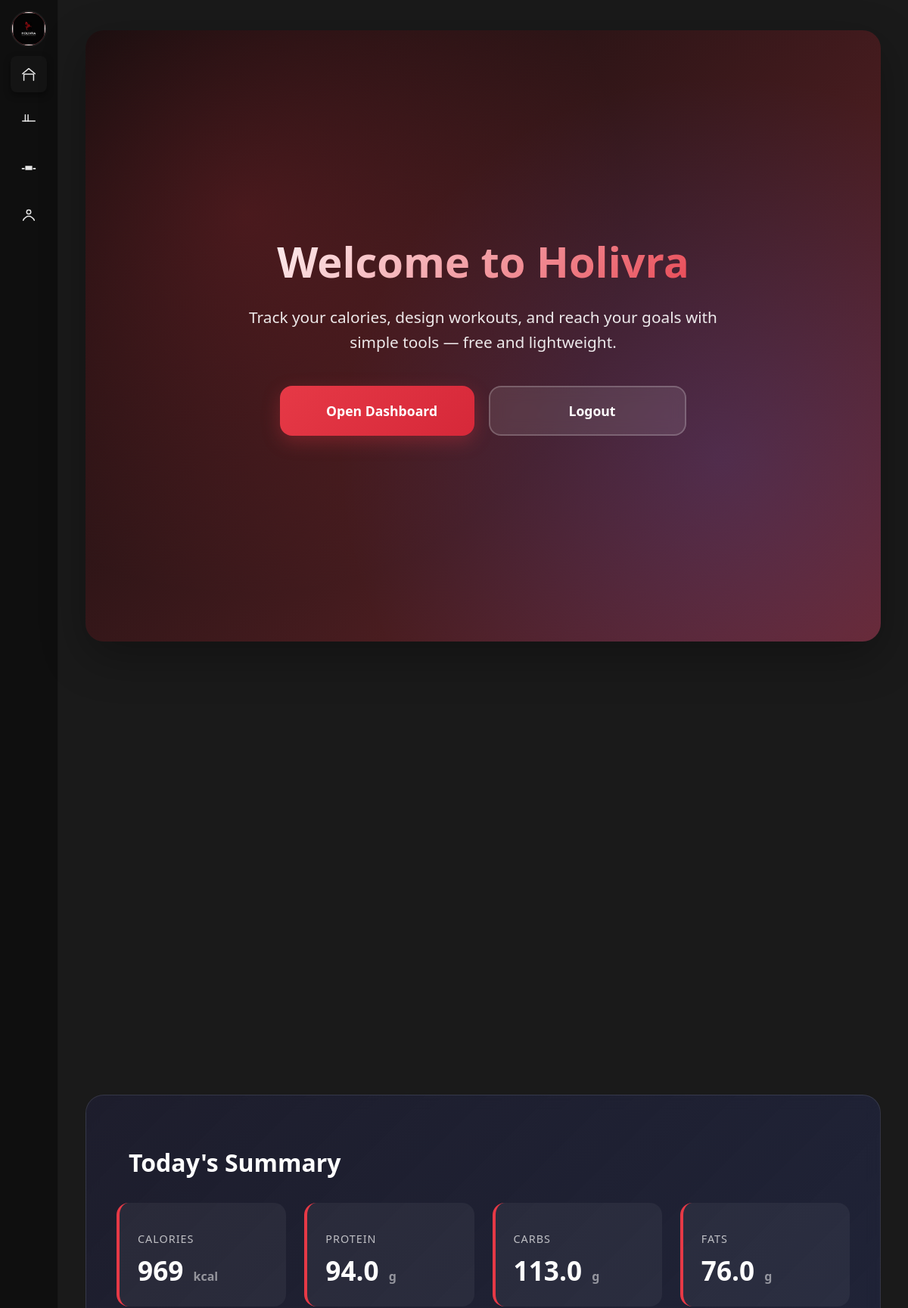
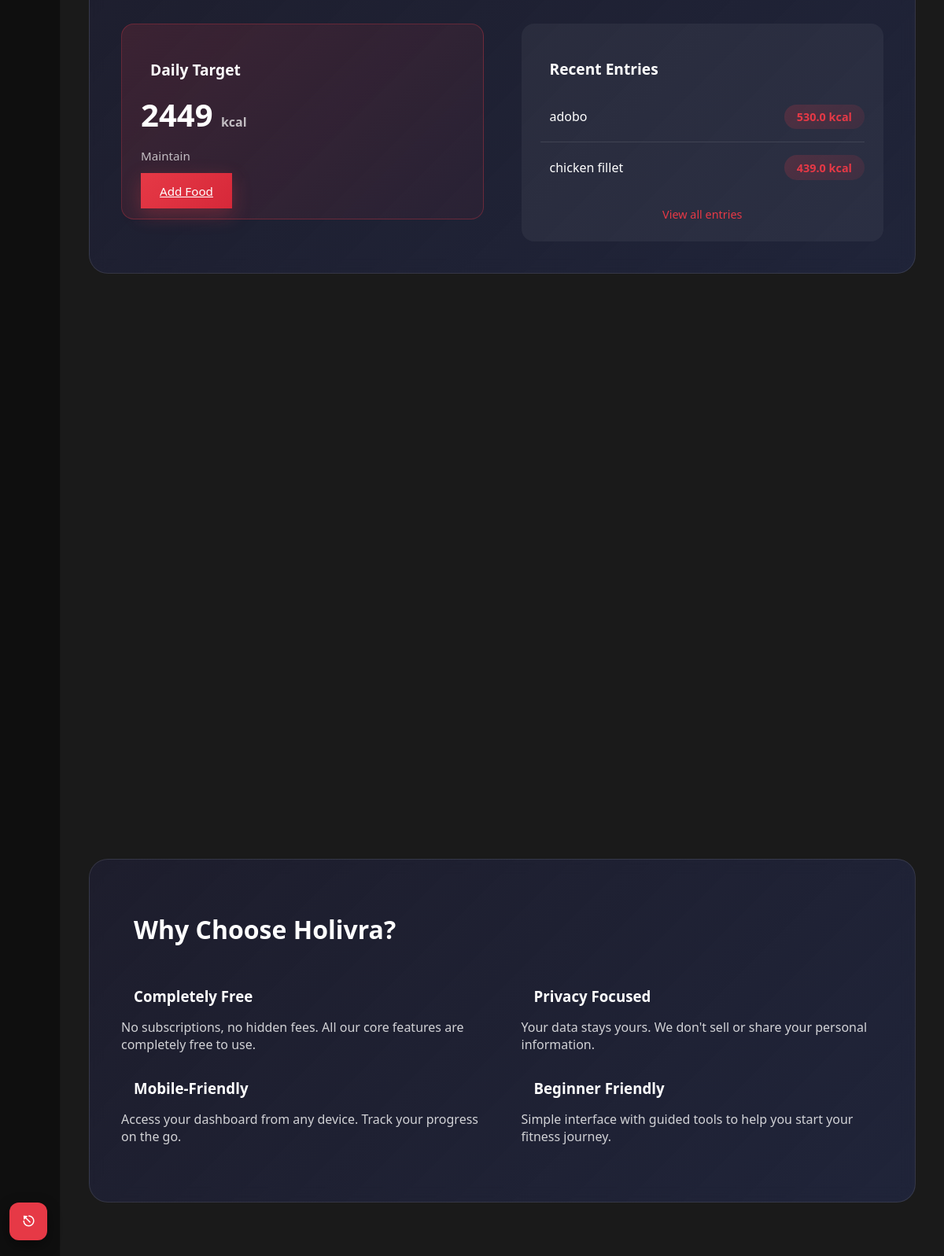
The app's page / (signed in) with its own data (2 pictures, top to bottom).
### tracker/models.py (models this page shows, shortened)
class FoodEntry(models.Model):
    user = models.ForeignKey(User, on_delete=models.CASCADE)
    food_name = models.CharField(max_length=200)
    calories = models.FloatField()
    protein = models.FloatField()
    carbs = models.FloatField()
    fats = models.FloatField()
    date_added = models.DateField(auto_now_add=True)

### tracker/views.py (the view)
# urls.py: path('', views.landing, name='landing'),
def landing(request):
    context = {}
    if request.user.is_authenticated:
        today = date.today()
        entries = FoodEntry.objects.filter(user=request.user, date_added=today)
        totals = entries.aggregate(
            total_calories=Sum('calories'),
            total_protein=Sum('protein'),
            total_carbs=Sum('carbs'),
            total_fats=Sum('fats')
        )
        profile = None
        try:
            profile = UserProfile.objects.get(user=request.user)
        except UserProfile.DoesNotExist:
            profile = None
        tdee = None
        tdee_desc = ''
        if profile:
            try:
                w = profile.weight
                h = profile.height
                a = profile.age
                s = profile.sex
                act = profile.activity_level or 1.55
                bmr = 10 * w + 6.25 * h - 5 * a + (5 if s == 'male' else -161)
                tdee_maintain = round(bmr * act)
                tdee = tdee_maintain
                if profile.goal_rate:
                    tdee = round(tdee_maintain * (1 + profile.goal_rate))
                    tdee_desc = f"{profile.goal.title()} ({int(profile.goal_rate*100)}%)"
                else:
                    tdee_desc = 'Maintain'
            except Exception:
                tdee = None
        context.update({
            'entries': entries,
            'totals': totals,
            'profile': profile,
            'tdee_target': tdee,
            'tdee_desc': tdee_desc,
        })
    return render(request, 'tracker/landing.html', context)

### tracker/templates/tracker/landing.html (shortened to what this page needs)
{% extends 'tracker/base.html' %}
{% block content %}
<section class="hero">
    <div class="hero-content">
        <h1>Welcome to Holivra</h1>
        <p>Track your calories, design workouts, and reach your goals with simple tools — free and lightweight.</p>
        <div class="cta">
            {% if user.is_authenticated %}
                <a class="btn-primary" href="{% url 'dashboard' %}">
                    Open Dashboard
                </a>
                <a class="btn-outline" href="{% url 'logout' %}">
                    Logout
                </a>
            {% endif %}
        </div>
    </div>
</section>
<div class="features-grid">
</div>
{% if user.is_authenticated %}
<section class="today-summary">
    <h2> Today's Summary</h2>
    <div class="summary-stats">
        <div class="stat-item">
            <p>Calories</p>
            <div class="stat-value">
                {{ totals.total_calories|default:0|floatformat:0 }}
                <span class="stat-unit">kcal</span>
            </div>
        </div>
        <div class="stat-item">
            <p>Protein</p>
            <div class="stat-value">
                {{ totals.total_protein|default:0|floatformat:1 }}
                <span class="stat-unit">g</span>
            </div>
        </div>
        <div class="stat-item">
            <p>Carbs</p>
            <div class="stat-value">
                {{ totals.total_carbs|default:0|floatformat:1 }}
                <span class="stat-unit">g</span>
            </div>
        </div>
        <div class="stat-item">
            <p>Fats</p>
            <div class="stat-value">
                {{ totals.total_fats|default:0|floatformat:1 }}
                <span class="stat-unit">g</span>
            </div>
        </div>
    </div>
    <div class="summary-content">
        <div class="target-section">
            <h3> Daily Target</h3>
            <div class="target-value">
                {{ tdee_target|default:'--' }}
                <span style="font-size: 1rem; color: rgba(255,255,255,0.7);">kcal</span>
            </div>
            <p class="target-desc">{{ tdee_desc }}</p>
            <div style="margin-top: 1.5rem;">
                <a href="{% url 'dashboard' %}" class="btn-primary" style="padding: 0.8rem 1.5rem; font-size: 0.95rem;">
                     Add Food
                </a>
            </div>
        </div>
        <div class="recent-entries">
            <h3> Recent Entries</h3>
            <ul class="entry-list">
                {% for e in entries|slice:"0:5" %}
                    <li class="entry-item">
                        <div class="entry-name">
                            <span>{{ e.food_name|truncatechars:25 }}</span>
                        </div>
                        <span class="entry-calories">{{ e.calories }} kcal</span>
                    </li>
                {% empty %}
                    <li class="entry-item" style="color: rgba(255,255,255,0.7); text-align: center; justify-content: center;">
                        <i class="fas fa-clipboard-list"></i>
                        <span>No entries yet</span>
                    </li>
                {% endfor %}
            </ul>
            {% if entries %}
                <div style="text-align: center; margin-top: 1rem;">
                    <a href="{% url 'dashboard' %}" style="color: var(--primary-red); text-decoration: none; font-size: 0.9rem;">
                        View all entries
                    </a>
                </div>
            {% endif %}
        </div>
    </div>
</section>
<div class="stats-grid">
</div>
{% endif %}
<div class="features-grid" style="margin-top: 4rem;">
</div>
<div class="today-summary" style="margin-top: 4rem;">
    <h2> Why Choose Holivra?</h2>
    <div class="summary-content">
        <div>
            <div style="margin-bottom: 2rem;">
                <h3 style="color: white; display: flex; align-items: center; gap: 1rem; margin-bottom: 1rem;">
                    Completely Free
                </h3>
                <p style="color: rgba(255,255,255,0.8);">No subscriptions, no hidden fees. All our core features are completely free to use.</p>
            </div>
            <div style="margin-bottom: 2rem;">
                <h3 style="color: white; display: flex; align-items: center; gap: 1rem; margin-bottom: 1rem;">
                    Mobile-Friendly
                </h3>
                <p style="color: rgba(255,255,255,0.8);">Access your dashboard from any device. Track your progress on the go.</p>
            </div>
        </div>
        <div>
            <div style="margin-bottom: 2rem;">
                <h3 style="color: white; display: flex; align-items: center; gap: 1rem; margin-bottom: 1rem;">
                    Privacy Focused
                </h3>
                <p style="color: rgba(255,255,255,0.8);">Your data stays yours. We don't sell or share your personal information.</p>
            </div>
            <div style="margin-bottom: 2rem;">
                <h3 style="color: white; display: flex; align-items: center; gap: 1rem; margin-bottom: 1rem;">
                    Beginner Friendly
                </h3>
                <p style="color: rgba(255,255,255,0.8);">Simple interface with guided tools to help you start your fitness journey.</p>
            </div>
        </div>
    </div>
</div>
{% endblock %}

### tracker/templates/tracker/base.html (style rules this page uses)
:root { --primary-red: #e63946; --dark-black: #1a1a1a; --light-gray: #f4f4f4; --white: #ffffff; }
body { font-family: 'Segoe UI', Tahoma, Geneva, Verdana, sans-serif; background-color: var(--dark-black); color: var(--white); margin: 0; padding: 0; }
body { display: flex; min-height: 100vh; }
h1, h2 { color: var(--primary-red); }

### records on screen
FoodEntry: food_name "adobo", calories "530.0"
FoodEntry: food_name "chicken fillet", calories "439.0"

### other values on screen
{{ totals.total_calories|default:0|floatformat:0 }} "969"
{{ totals.total_protein|default:0|floatformat:1 }} "94.0"
{{ totals.total_carbs|default:0|floatformat:1 }} "113.0"
{{ totals.total_fats|default:0|floatformat:1 }} "76.0"
{{ tdee_target|default:'--' }} "2449"
{{ tdee_desc }} "Maintain"
